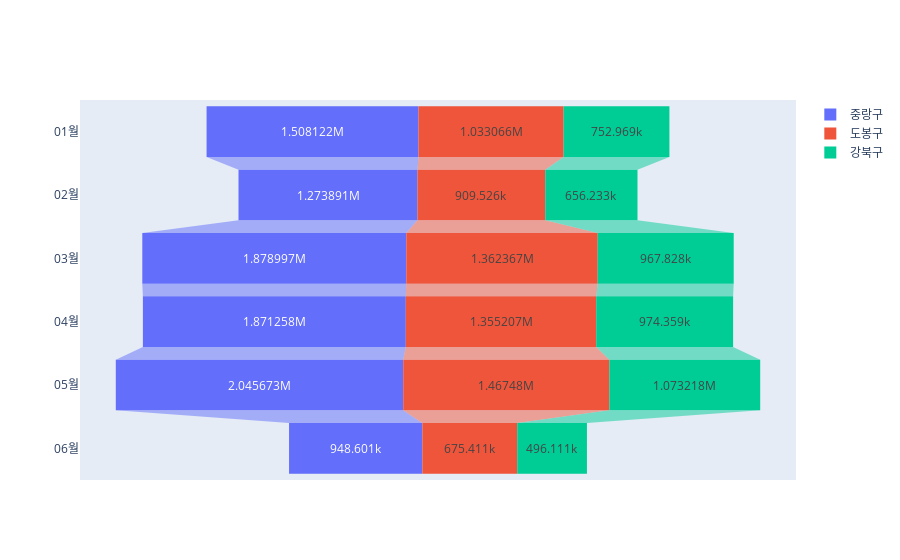

This figure's notebook cell:
### Code cell
# Botton 3 월별 매출 발생 건수

fig=go.Figure()

fig.add_trace(go.Funnel(
name='중랑구',
y=card_gu_pivot2.index+"월",
x=card_gu_pivot2['중랑구']))

fig.add_trace(go.Funnel(
name='도봉구',
y=card_gu_pivot2.index+"월",
x=card_gu_pivot2['도봉구']))

fig.add_trace(go.Funnel(
name='강북구',
y=card_gu_pivot2.index+"월",
x=card_gu_pivot2['강북구']))

fig.show()

### Figure 1 — Plotly figure (JSON) as saved in the notebook; plotly's stock layout.template omitted (floating-point values rounded to 4 significant figures)
{"data": [{"name": "중랑구", "type": "funnel", "x": [1508122, 1273891, 1878997, 1871258, 2045673, 948601], "y": ["01월", "02월", "03월", "04월", "05월", "06월"]}, {"name": "도봉구", "type": "funnel", "x": [1033066, 909526, 1362367, 1355207, 1467480, 675411], "y": ["01월", "02월", "03월", "04월", "05월", "06월"]}, {"name": "강북구", "type": "funnel", "x": [752969, 656233, 967828, 974359, 1073218, 496111], "y": ["01월", "02월", "03월", "04월", "05월", "06월"]}], "layout": {}}
